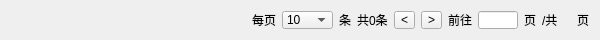
<?xml version="1.0" encoding="UTF-8"?>
<ui version="4.0">
 <class>PagingWidget</class>
 <widget class="QWidget" name="PagingWidget">
  <property name="geometry">
   <rect>
    <x>0</x>
    <y>0</y>
    <width>600</width>
    <height>40</height>
   </rect>
  </property>
  <property name="minimumSize">
   <size>
    <width>600</width>
    <height>30</height>
   </size>
  </property>
  <property name="maximumSize">
   <size>
    <width>600</width>
    <height>44</height>
   </size>
  </property>
  <property name="windowTitle">
   <string>Form</string>
  </property>
  <layout class="QHBoxLayout" name="horizontalLayout">
   <item>
    <spacer name="horizontalSpacer">
     <property name="orientation">
      <enum>Qt::Horizontal</enum>
     </property>
     <property name="sizeHint" stdset="0">
      <size>
       <width>40</width>
       <height>20</height>
      </size>
     </property>
    </spacer>
   </item>
   <item>
    <widget class="QLabel" name="label_7">
     <property name="text">
      <string>每页</string>
     </property>
    </widget>
   </item>
   <item>
    <widget class="QComboBox" name="cbx_num">
     <item>
      <property name="text">
       <string>10</string>
      </property>
     </item>
     <item>
      <property name="text">
       <string>20</string>
      </property>
     </item>
     <item>
      <property name="text">
       <string>50</string>
      </property>
     </item>
     <item>
      <property name="text">
       <string>100</string>
      </property>
     </item>
    </widget>
   </item>
   <item>
    <widget class="QLabel" name="label_8">
     <property name="text">
      <string>条</string>
     </property>
    </widget>
   </item>
   <item>
    <widget class="QLabel" name="label">
     <property name="text">
      <string>共0条</string>
     </property>
    </widget>
   </item>
   <item>
    <widget class="QToolButton" name="btn_pre">
     <property name="text">
      <string>&lt;</string>
     </property>
    </widget>
   </item>
   <item>
    <layout class="QHBoxLayout" name="page_horize_layout"/>
   </item>
   <item>
    <widget class="QToolButton" name="btn_next">
     <property name="text">
      <string>&gt;</string>
     </property>
    </widget>
   </item>
   <item>
    <widget class="QLabel" name="label_2">
     <property name="text">
      <string>前往</string>
     </property>
    </widget>
   </item>
   <item>
    <widget class="QLineEdit" name="lineEdit">
     <property name="maximumSize">
      <size>
       <width>40</width>
       <height>16777215</height>
      </size>
     </property>
    </widget>
   </item>
   <item>
    <widget class="QLabel" name="label_3">
     <property name="text">
      <string>页</string>
     </property>
    </widget>
   </item>
   <item>
    <widget class="QLabel" name="label_4">
     <property name="text">
      <string>/共</string>
     </property>
    </widget>
   </item>
   <item>
    <widget class="QLabel" name="lbl_total_page">
     <property name="text">
      <string/>
     </property>
    </widget>
   </item>
   <item>
    <widget class="QLabel" name="label_6">
     <property name="text">
      <string>页</string>
     </property>
    </widget>
   </item>
  </layout>
 </widget>
 <resources/>
 <connections/>
</ui>
